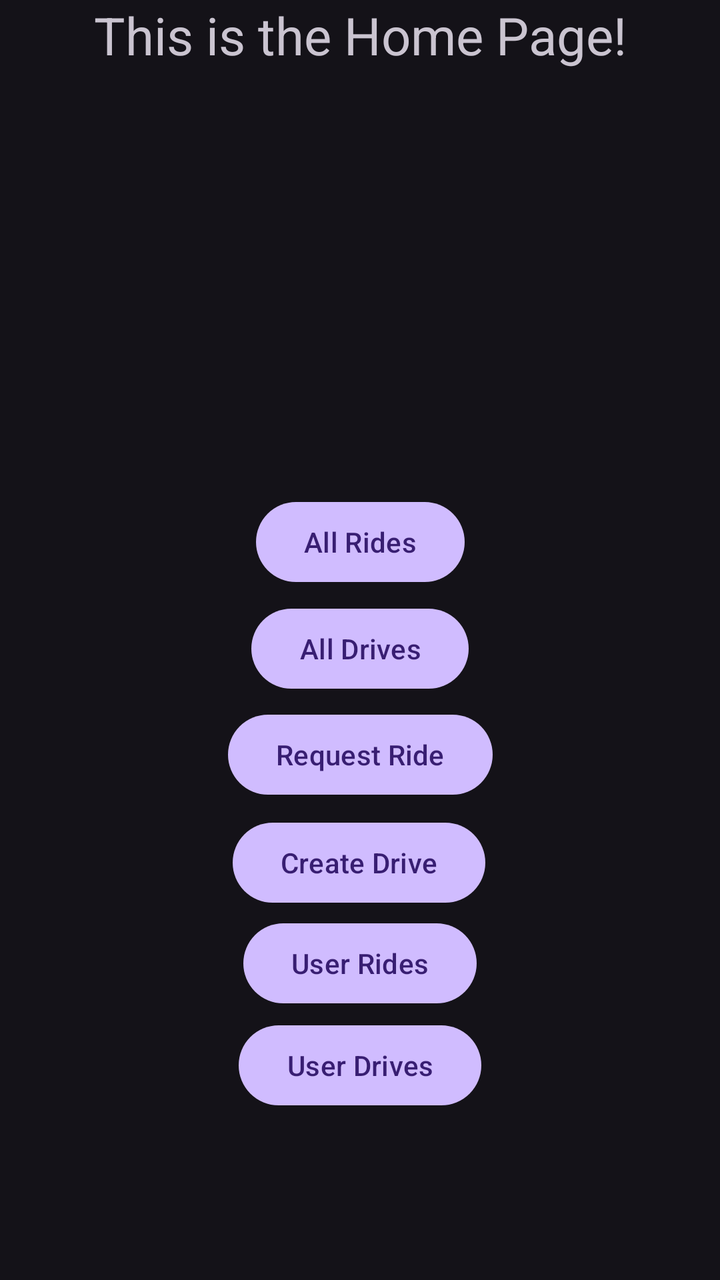
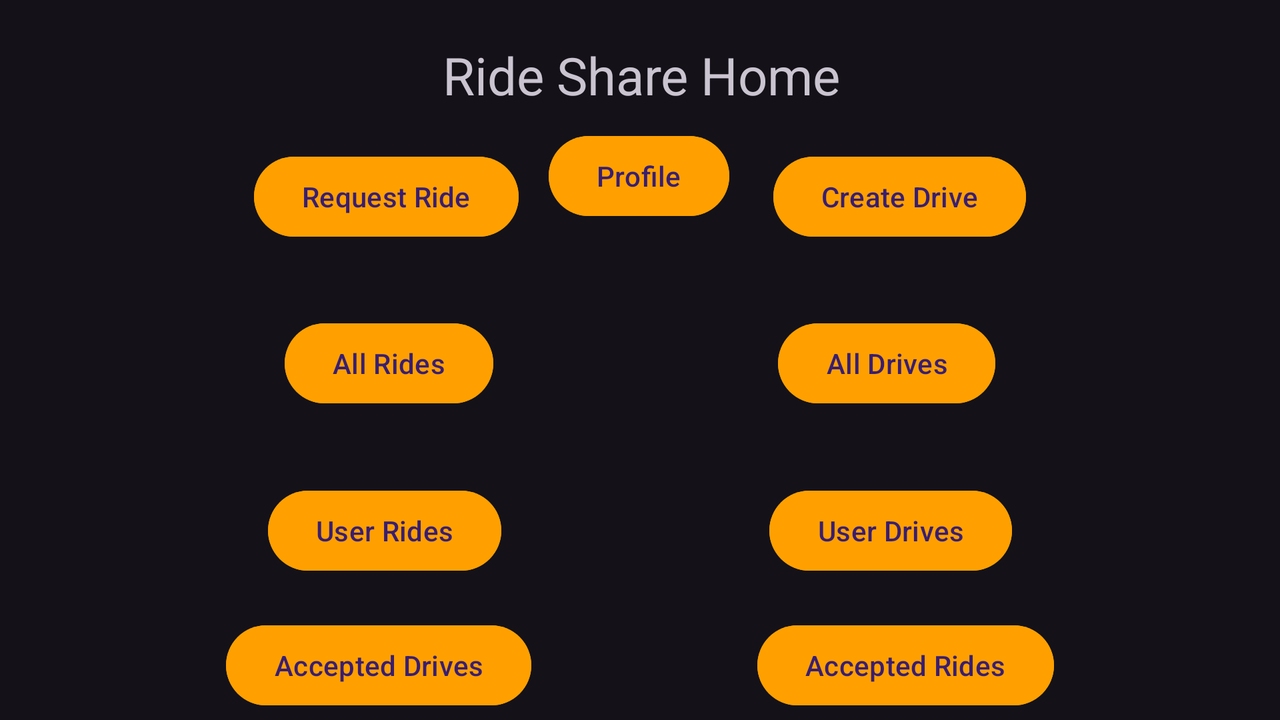

One screen, two layout resources from the same app: the default and the repository's alternative for another configuration. Each is rendered where Android would select it; the XML of both is given below.
<!-- AndroidManifest.xml: application theme Theme.Material3.Dark -->
<!-- res/layout/activity_home_page.xml -->
<?xml version="1.0" encoding="utf-8"?>
<androidx.constraintlayout.widget.ConstraintLayout xmlns:android="http://schemas.android.com/apk/res/android"
    xmlns:app="http://schemas.android.com/apk/res-auto"
    xmlns:tools="http://schemas.android.com/tools"
    android:layout_width="match_parent"
    android:layout_height="match_parent"
    tools:context=".HomePage">

    <ImageView
        android:id="@+id/menu_icon"
        android:layout_width="wrap_content"
        android:layout_height="wrap_content"
        android:layout_marginEnd="16dp"
        android:layout_marginTop="16dp"
        android:contentDescription="menu"
        android:src="@drawable/ic_menu"
        app:layout_constraintEnd_toEndOf="parent"
        app:layout_constraintTop_toTopOf="parent"
        android:clickable="true"
        android:focusable="true" />

    <TextView
        android:id="@+id/textView4"
        android:layout_width="wrap_content"
        android:layout_height="wrap_content"
        android:text="This is the Home Page!"
        android:textSize="26sp"
        app:layout_constraintStart_toStartOf="parent"
        app:layout_constraintEnd_toEndOf="parent"
        app:layout_constraintTop_toTopOf="parent" />

    <Button
        android:id="@+id/button4"
        android:layout_width="wrap_content"
        android:layout_height="wrap_content"
        android:text="Request Ride"
        app:layout_constraintBottom_toBottomOf="parent"
        app:layout_constraintEnd_toEndOf="parent"
        app:layout_constraintStart_toStartOf="parent"
        app:layout_constraintTop_toTopOf="parent"
        app:layout_constraintVertical_bias="0.597" />

    <Button
        android:id="@+id/button5"
        android:layout_width="wrap_content"
        android:layout_height="wrap_content"
        android:text="Create Drive"
        app:layout_constraintBottom_toBottomOf="parent"
        app:layout_constraintEnd_toEndOf="parent"
        app:layout_constraintHorizontal_bias="0.498"
        app:layout_constraintStart_toStartOf="parent"
        app:layout_constraintTop_toTopOf="parent"
        app:layout_constraintVertical_bias="0.688" />

    <Button
        android:id="@+id/button6"
        android:layout_width="wrap_content"
        android:layout_height="wrap_content"
        android:text="All Rides"
        app:layout_constraintBottom_toBottomOf="parent"
        app:layout_constraintEnd_toEndOf="parent"
        app:layout_constraintStart_toStartOf="parent"
        app:layout_constraintTop_toTopOf="parent"
        app:layout_constraintVertical_bias="0.417" />

    <Button
        android:id="@+id/button7"
        android:layout_width="wrap_content"
        android:layout_height="wrap_content"
        android:text="All Drives"
        app:layout_constraintStart_toStartOf="parent"
        app:layout_constraintEnd_toEndOf="parent"
        app:layout_constraintTop_toBottomOf="@id/button6"
        app:layout_constraintBottom_toTopOf="@id/button4"
        app:layout_constraintVertical_bias="0.5" />

    <Button
        android:id="@+id/button8"
        android:layout_width="wrap_content"
        android:layout_height="wrap_content"
        android:text="User Rides"
        app:layout_constraintBottom_toBottomOf="parent"
        app:layout_constraintEnd_toEndOf="parent"
        app:layout_constraintStart_toStartOf="parent"
        app:layout_constraintTop_toTopOf="parent"
        app:layout_constraintVertical_bias="0.773" />

    <Button
        android:id="@+id/button9"
        android:layout_width="wrap_content"
        android:layout_height="wrap_content"
        android:text="User Drives"
        app:layout_constraintBottom_toBottomOf="parent"
        app:layout_constraintEnd_toEndOf="parent"
        app:layout_constraintStart_toStartOf="parent"
        app:layout_constraintTop_toTopOf="parent"
        app:layout_constraintVertical_bias="0.859" />
</androidx.constraintlayout.widget.ConstraintLayout>
<!-- resources referenced by this layout -->
<resources>

</resources>
<!-- res/layout-land/activity_home_page.xml (the repository's variant of the layout above) -->
<!-- drawn on the phone turned sideways -->
<?xml version="1.0" encoding="utf-8"?>
<androidx.constraintlayout.widget.ConstraintLayout xmlns:android="http://schemas.android.com/apk/res/android"
    xmlns:app="http://schemas.android.com/apk/res-auto"
    xmlns:tools="http://schemas.android.com/tools"
    android:layout_width="match_parent"
    android:layout_height="match_parent"
    tools:context=".HomePage">

    <ImageView
        android:id="@+id/menu_icon"
        android:layout_width="wrap_content"
        android:layout_height="wrap_content"
        android:layout_marginStart="16dp"
        android:layout_marginTop="16dp"
        android:contentDescription="menu"

        android:src="@drawable/ic_menu"
        app:layout_constraintStart_toStartOf="parent"
        app:layout_constraintTop_toTopOf="parent" />

    <TextView
        android:id="@+id/textView4"
        android:layout_width="wrap_content"
        android:layout_height="wrap_content"
        android:layout_marginTop="4dp"
        android:text="Ride Share Home"
        android:textSize="26sp"
        app:layout_constraintEnd_toEndOf="parent"
        app:layout_constraintHorizontal_bias="0.483"
        app:layout_constraintStart_toStartOf="@+id/menu_icon"
        app:layout_constraintTop_toBottomOf="@+id/menu_icon" />

    <Button
        android:id="@+id/button4"
        android:layout_width="wrap_content"
        android:layout_height="wrap_content"
        android:layout_marginTop="16dp"
        android:layout_marginBottom="16dp"
        android:text="Request Ride"
        android:theme="@style/AppButton"
        app:layout_constraintBottom_toTopOf="@+id/button6"
        app:layout_constraintEnd_toStartOf="@+id/button5"
        app:layout_constraintHorizontal_weight="1"
        app:layout_constraintStart_toStartOf="parent"
        app:layout_constraintTop_toBottomOf="@+id/textView4" />

    <Button
        android:id="@+id/button5"
        android:layout_width="wrap_content"
        android:layout_height="wrap_content"
        android:layout_marginTop="16dp"
        android:layout_marginBottom="16dp"
        android:text="Create Drive"
        android:theme="@style/AppButton"
        app:layout_constraintBottom_toTopOf="@+id/button7"
        app:layout_constraintEnd_toEndOf="parent"
        app:layout_constraintHorizontal_weight="1"
        app:layout_constraintStart_toEndOf="@+id/button4"
        app:layout_constraintTop_toBottomOf="@+id/textView4" />

    <Button
        android:id="@+id/button6"
        android:layout_width="wrap_content"
        android:layout_height="wrap_content"
        android:layout_marginTop="16dp"
        android:layout_marginBottom="16dp"
        android:text="All Rides"
        android:theme="@style/AppButton"
        app:layout_constraintBottom_toTopOf="@+id/button8"
        app:layout_constraintEnd_toStartOf="@+id/button7"
        app:layout_constraintHorizontal_weight="1"
        app:layout_constraintStart_toStartOf="parent"
        app:layout_constraintTop_toBottomOf="@+id/button4" />

    <Button
        android:id="@+id/button7"
        android:layout_width="wrap_content"
        android:layout_height="wrap_content"
        android:layout_marginTop="16dp"
        android:layout_marginBottom="16dp"
        android:text="All Drives"
        android:theme="@style/AppButton"
        app:layout_constraintBottom_toTopOf="@+id/button9"
        app:layout_constraintEnd_toEndOf="parent"
        app:layout_constraintHorizontal_weight="1"
        app:layout_constraintStart_toEndOf="@+id/button6"
        app:layout_constraintTop_toBottomOf="@+id/button5" />

    <Button
        android:id="@+id/button8"
        android:layout_width="wrap_content"
        android:layout_height="wrap_content"
        android:layout_marginTop="16dp"
        android:layout_marginBottom="16dp"
        android:text="User Rides"
        android:theme="@style/AppButton"
        app:layout_constraintBottom_toTopOf="@+id/button11"
        app:layout_constraintEnd_toStartOf="@+id/button9"
        app:layout_constraintHorizontal_weight="1"
        app:layout_constraintStart_toStartOf="parent"
        app:layout_constraintTop_toBottomOf="@+id/button6" />

    <Button
        android:id="@+id/button9"
        android:layout_width="wrap_content"
        android:layout_height="wrap_content"
        android:layout_marginTop="16dp"
        android:layout_marginBottom="16dp"
        android:text="User Drives"
        android:theme="@style/AppButton"
        app:layout_constraintBottom_toTopOf="@+id/button10"
        app:layout_constraintEnd_toEndOf="parent"
        app:layout_constraintHorizontal_weight="1"
        app:layout_constraintStart_toEndOf="@+id/button8"
        app:layout_constraintTop_toBottomOf="@+id/button7" />

    <Button
        android:id="@+id/button10"
        android:layout_width="wrap_content"
        android:layout_height="wrap_content"
        android:layout_marginTop="16dp"
        android:text="Accepted Drives"
        android:theme="@style/AppButton"
        app:layout_constraintBottom_toBottomOf="parent"
        app:layout_constraintEnd_toStartOf="@+id/button11"
        app:layout_constraintHorizontal_weight="1"
        app:layout_constraintStart_toStartOf="parent"
        app:layout_constraintTop_toBottomOf="@+id/button8" />

    <Button
        android:id="@+id/button11"
        android:layout_width="wrap_content"
        android:layout_height="wrap_content"
        android:layout_marginTop="16dp"
        android:text="Accepted Rides"
        android:theme="@style/AppButton"
        app:layout_constraintBottom_toBottomOf="parent"
        app:layout_constraintEnd_toEndOf="parent"
        app:layout_constraintHorizontal_weight="1"
        app:layout_constraintStart_toEndOf="@+id/button10"
        app:layout_constraintTop_toBottomOf="@+id/button9" />

    <Button
        android:id="@+id/button12"
        android:layout_width="wrap_content"
        android:layout_height="wrap_content"
        android:layout_marginBottom="248dp"
        android:text="Profile"
        android:theme="@style/AppButton"
        app:layout_constraintBottom_toBottomOf="parent"
        app:layout_constraintEnd_toEndOf="parent"
        app:layout_constraintHorizontal_bias="0.499"
        app:layout_constraintStart_toStartOf="parent" />
</androidx.constraintlayout.widget.ConstraintLayout>
<!-- resources referenced by the variant -->
<!-- as the phone turned sideways resolves them -->
<resources>
  <style name="AppButton" parent="Widget.AppCompat.Button">
          <item name="android:textColor">@color/background</item>
          <item name="android:backgroundTint">@color/accent</item>
      </style>
  <color name="background">#FFFFFF</color>
  <color name="accent">#FFA000</color>
</resources>
